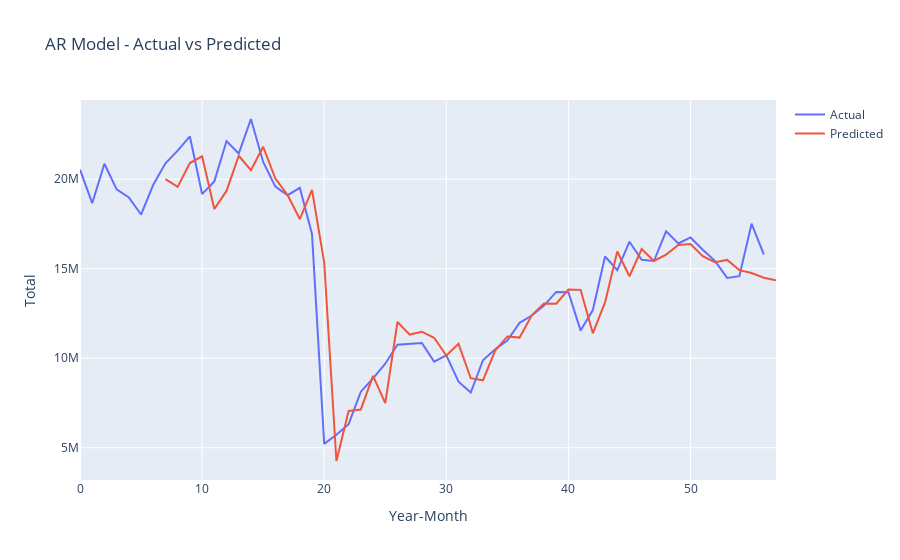

Notebook code for this chart:
### Markdown cell above
AR model

### Code cell
from statsmodels.tsa.ar_model import AutoReg
from sklearn.model_selection import TimeSeriesSplit

# Set the index to the 'year_month' column
# avg_data.set_index('year_month', inplace=True)

# Define the number of splits
n_splits = 7

# Initialize TimeSeriesSplit
tscv = TimeSeriesSplit(n_splits=n_splits)

# Perform the split
for train_index, test_index in tscv.split(avg_data):
    train_data = avg_data.iloc[train_index]
    test_data = avg_data.iloc[test_index]

# Fit AR model
model = AutoReg(train_data['total'],lags=7)
ar_model = model.fit()

# Predict the next value
next_value = pd.DataFrame(ar_model.predict(start=0, end=len(avg_data)),columns=['total'])
next_value
# Append the predicted value to the DataFrame
# predicted_data = train_data.append(pd.DataFrame({'year_month': pd.to_datetime(['2023-05-01']), 'total': next_value}))

# Plot the actual and predicted data
fig = go.Figure()
fig.add_trace(go.Scatter(x=avg_data.index, y=avg_data['total'], mode='lines', name='Actual'))
fig.add_trace(go.Scatter(x=next_value.index, y=next_value['total'], mode='lines', name='Predicted'))
fig.update_layout(title='AR Model - Actual vs Predicted', xaxis=dict(title='Year-Month'), yaxis=dict(title='Total'))

# Show the plot
fig.show()

### Figure 1 — Plotly figure (JSON) as saved in the notebook; plotly's stock layout.template omitted (floating-point values rounded to 4 significant figures)
{"data": [{"mode": "lines", "name": "Actual", "type": "scatter", "x": [0, 1, 2, 3, 4, 5, 6, 7, 8, 9, 10, 11, 12, 13, 14, 15, 16, 17, 18, 19, 20, 21, 22, 23, 24, 25, 26, 27, 28, 29, 30, 31, 32, 33, 34, 35, 36, 37, 38, 39, 40, 41, 42, 43, 44, 45, 46, 47, 48, 49, 50, 51, 52, 53, 54, 55, 56], "y": [20533000, 18660000.0, 20860000.0, 19436000, 18980000.0, 18030000.0, 19690000.0, 20890000.0, 21594500, 22390000.0, 19170000, 19880000.0, 22130000.0, 21433000, 23363500, 20970000.0, 19583500, 19110000.0, 19517500, 16945000, 5215800, 5731800, 6318000.0, 8133000.0, 8877000.0, 9698000.0, 10760000.0, 10820000.0, 10850000.0, 9812000.0, 10160000.0, 8690000.0, 8087000.0, 9889500, 10502000, 10990000.0, 11982000, 12390000.0, 12940000.0, 13703950, 13690000.0, 11540000.0, 12690000.0, 15683500, 14910000.0, 16510000.0, 15500000.0, 15430000.0, 17086960, 16410000.0, 16750000.0, 16070000.0, 15440905, 14490000.0, 14580000.0, 17520000.0, 15800000.0]}, {"mode": "lines", "name": "Predicted", "type": "scatter", "x": [0, 1, 2, 3, 4, 5, 6, 7, 8, 9, 10, 11, 12, 13, 14, 15, 16, 17, 18, 19, 20, 21, 22, 23, 24, 25, 26, 27, 28, 29, 30, 31, 32, 33, 34, 35, 36, 37, 38, 39, 40, 41, 42, 43, 44, 45, 46, 47, 48, 49, 50, 51, 52, 53, 54, 55, 56, 57], "y": [null, null, null, null, null, null, null, 20000000.0, 19570000.0, 20900000.0, 21280000.0, 18330000.0, 19350000.0, 21310000.0, 20510000.0, 21810000.0, 20040000.0, 19120000.0, 17780000.0, 19400000.0, 15350000.0, 4262000.0, 7059000.0, 7140000.0, 9019000.0, 7496000.0, 12030000.0, 11320000.0, 11480000.0, 11140000.0, 10150000.0, 10800000.0, 8885000.0, 8767000.0, 10430000.0, 11220000.0, 11150000.0, 12400000.0, 13060000.0, 13050000.0, 13840000.0, 13820000.0, 11390000.0, 13120000.0, 15960000.0, 14580000.0, 16100000.0, 15430000.0, 15790000.0, 16320000.0, 16380000.0, 15710000.0, 15370000.0, 15490000.0, 14920000.0, 14760000.0, 14500000.0, 14350000.0]}], "layout": {"title": {"text": "AR Model - Actual vs Predicted"}, "xaxis": {"title": {"text": "Year-Month"}}, "yaxis": {"title": {"text": "Total"}}}}
